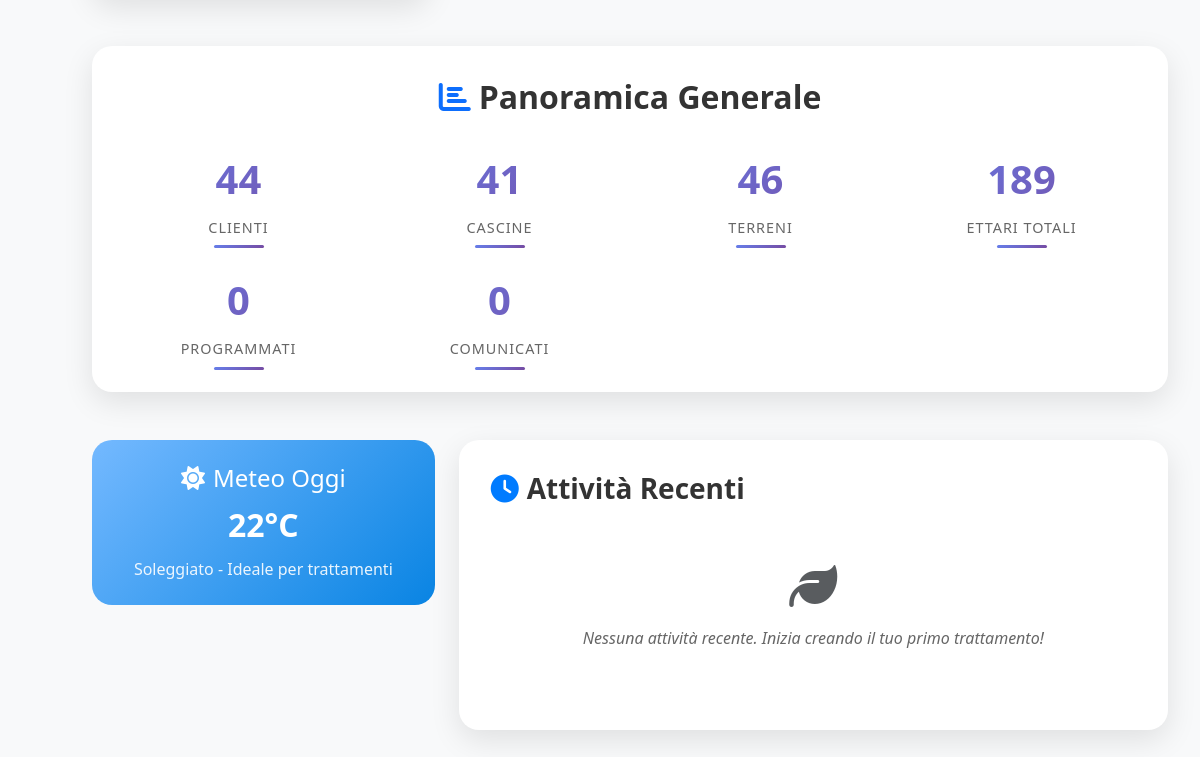
Before: / (lower part) with the older database file.
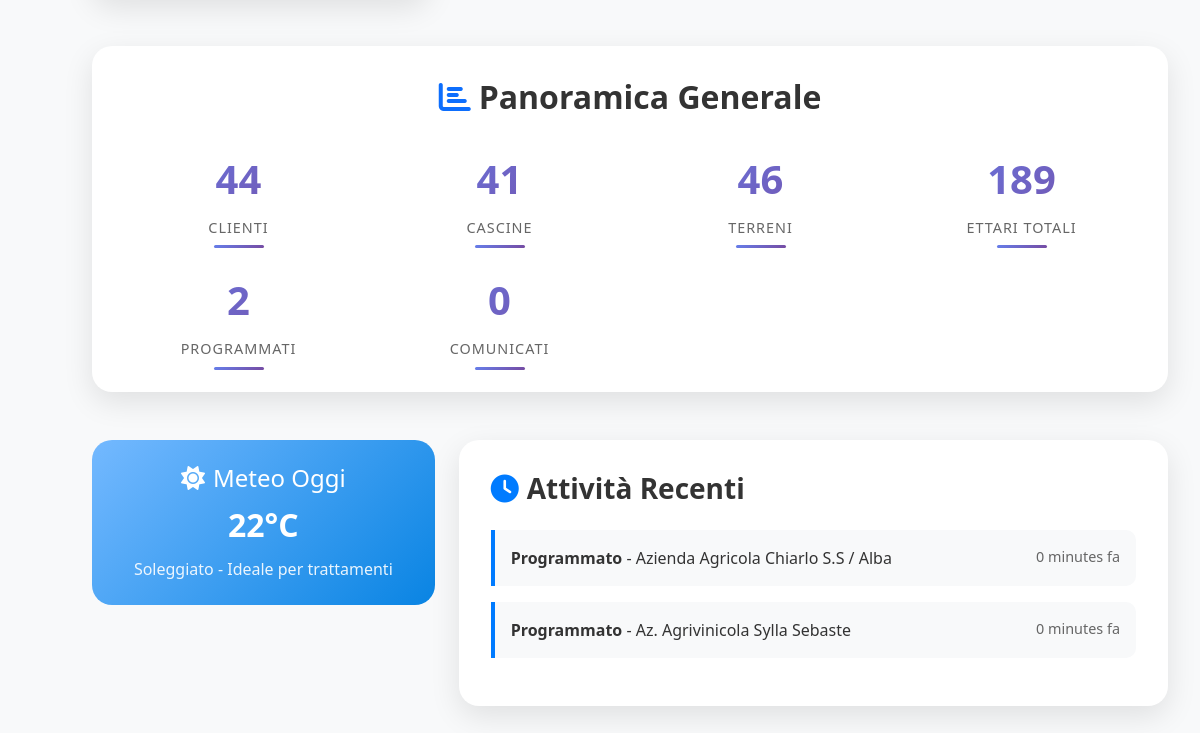
After: the same page with the newer database file.
### domenico/models.py (models this page shows, shortened)
class Trattamento(models.Model):
    STATI_CHOICES = [
        ('programmato', 'Programmato'),
        ('comunicato', 'Comunicato'),
        ('in_esecuzione', 'In Esecuzione'),
        ('completato', 'Completato'),
        ('annullato', 'Annullato'),
    ]
    LIVELLO_CHOICES = [
        ('cliente', 'Cliente'),
        ('cascina', 'Cascina'),
        ('terreno', 'Terreno'),
    ]
    cliente = models.ForeignKey(Cliente, on_delete=models.CASCADE, related_name='trattamenti')
    cascina = models.ForeignKey(Cascina, on_delete=models.CASCADE, null=True, blank=True, related_name='trattamenti')
    terreni = models.ManyToManyField(Terreno, related_name='trattamenti', blank=True)
    livello_applicazione = models.CharField(max_length=10, choices=LIVELLO_CHOICES)
    prodotti = models.ManyToManyField(Prodotto, through='TrattamentoProdotto')
    stato = models.CharField(max_length=20, choices=STATI_CHOICES, default='programmato')
    data_inserimento = models.DateTimeField(auto_now_add=True)
    data_comunicazione = models.DateTimeField(null=True, blank=True)
    data_esecuzione_prevista = models.DateField(null=True, blank=True)
    data_esecuzione_effettiva = models.DateTimeField(null=True, blank=True)
    note = models.TextField(blank=True)
    class Meta:
        verbose_name = "Trattamento"
        verbose_name_plural = "Trattamenti"
        ordering = ['-data_inserimento']

class Cliente(models.Model):
    nome = models.CharField(max_length=200)
    creato_il = models.DateTimeField(auto_now_add=True)
    class Meta:
        verbose_name = "Cliente"
        verbose_name_plural = "Clienti"

### domenico/views.py (the view)
# urls.py: path('', views.home, name='home'),
def home(request):
    stats = {
        'clienti_totali': Cliente.objects.count(),
        'cascine_totali': Cascina.objects.count(),
        'terreni_totali': Terreno.objects.count(),
        'superficie_totale': Terreno.objects.aggregate(
            totale=Sum('superficie')
        )['totale'] or 0,
        'trattamenti_programmati': Trattamento.objects.filter(
            stato='programmato'
        ).count(),
        'trattamenti_comunicati': Trattamento.objects.filter(
            stato='comunicato'
        ).count(),
        'trattamenti_oggi': Trattamento.objects.filter(
            data_esecuzione_prevista=timezone.now().date()
        ).count(),
        'trattamenti_totali': Trattamento.objects.count(),
    }
    trattamenti_recenti = Trattamento.objects.select_related(
        'cliente', 'cascina', 'cascina__contoterzista'
    ).prefetch_related('terreni', 'prodotti').order_by('-data_inserimento')[:5]
    context = {
        'stats': stats,
        'trattamenti_recenti': trattamenti_recenti,
    }
    return render(request, 'home.html', context)

### domenico/templates/home.html (shortened to what this page needs)
{% extends 'base.html' %}
{% block content %}
<div class="stats-overview">
    <h2 class="stats-title">
        <i class="fas fa-chart-bar text-primary me-2"></i>Panoramica Generale
    </h2>
    <div class="stats-grid">
        <div class="stat-item">
            <div class="stat-number">{{ stats.clienti_totali }}</div>
            <div class="stat-label">Clienti</div>
        </div>
        <div class="stat-item">
            <div class="stat-number">{{ stats.cascine_totali }}</div>
            <div class="stat-label">Cascine</div>
        </div>
        <div class="stat-item">
            <div class="stat-number">{{ stats.terreni_totali }}</div>
            <div class="stat-label">Terreni</div>
        </div>
        <div class="stat-item">
            <div class="stat-number">{{ stats.superficie_totale|floatformat:1 }}</div>
            <div class="stat-label">Ettari Totali</div>
        </div>
        <div class="stat-item">
            <div class="stat-number">{{ stats.trattamenti_programmati }}</div>
            <div class="stat-label">Programmati</div>
        </div>
        <div class="stat-item">
            <div class="stat-number">{{ stats.trattamenti_comunicati }}</div>
            <div class="stat-label">Comunicati</div>
        </div>
    </div>
</div>
<div class="row">
    <div class="col-md-4">
        <div class="weather-widget">
            <h4><i class="fas fa-sun me-2"></i>Meteo Oggi</h4>
            <div class="weather-temp">22°C</div>
            <div class="weather-desc">Soleggiato - Ideale per trattamenti</div>
        </div>
    </div>
    <div class="col-md-8">
        <div class="recent-activity">
            <h3 class="activity-title">
                <i class="fas fa-clock"></i>
                Attività Recenti
            </h3>
            {% if trattamenti_recenti %}
            <ul class="activity-list">
                {% for trattamento in trattamenti_recenti %}
                <li class="activity-item">
                    <div class="activity-content">
                        <div class="activity-text">
                            <strong>{{ trattamento.get_stato_display }}</strong> -
                            {{ trattamento.cliente.nome }}
                        </div>
                        <div class="activity-time">
                            {{ trattamento.data_inserimento|timesince }} fa
                        </div>
                    </div>
                </li>
                {% endfor %}
            </ul>
            {% else %}
            <div class="empty-activity">
                <i class="fas fa-leaf text-muted mb-3" style="font-size: 3rem;"></i>
                <p>Nessuna attività recente. Inizia creando il tuo primo trattamento!</p>
            </div>
            {% endif %}
        </div>
    </div>
</div>
{% endblock %}

### domenico/templates/base.html (shortened to what this page needs)
<!DOCTYPE html>
<html lang="it">
<head>
    <link href="https://cdnjs.cloudflare.com/ajax/libs/bootstrap/5.3.0/css/bootstrap.min.css" rel="stylesheet">
    <link href="https://cdnjs.cloudflare.com/ajax/libs/font-awesome/6.4.0/css/all.min.css" rel="stylesheet">
</head>
<body>
    <main class="main-content">
        <div class="content-area">
            {% block content %}
            {% endblock %}
        </div>
    </main>
</body>
</html>

### domenico/templates/base.html (style rules this page uses)
:root { --sidebar-width: 60px; --sidebar-expanded-width: 200px; --sidebar-bg: #343a40; --sidebar-hover: #495057; --primary-color: #007bff; }
body { background-color: #f8f9fa; font-family: 'Segoe UI', Tahoma, Geneva, Verdana, sans-serif; }
.main-content { margin-left: var(--sidebar-width); transition: margin-left 0.3s ease; min-height: 100vh; }
.content-area { padding: 2rem; }

### domenico/templates/home.html (style rules this page uses)
:root { --primary-color: #007bff; --success-color: #28a745; --warning-color: #ffc107; --info-color: #17a2b8; --danger-color: #dc3545; --purple-color: #6f42c1; --orange-color: #fd7e14; --gradient-primary: linear-gradient(135deg, #667eea 0%, #764ba2 100%); --gradient-success: linear-gradient(135deg, #11998e 0%, #38ef7d 100%); --gradient-warning: linear-gradient(135deg, #f093fb 0%, #f5576c 100%); --gradient-info: linear-gradient(135deg, #4facfe 0%, #00f2fe 100%); --shadow: 0 10px 30px rgba(0,0,0,0.1); --shadow-hover: 0 20px 40px rgba(0,0,0,0.15); }
.stats-overview { background: white; border-radius: 20px; padding: 2rem; box-shadow: var(--shadow); margin-bottom: 3rem; }
.stats-title { text-align: center; margin-bottom: 2rem; color: #333; font-weight: 600; }
.stats-grid { display: grid; grid-template-columns: repeat(auto-fit, minmax(200px, 1fr)); gap: 2rem; }
.stat-item { text-align: center; position: relative; }
.stat-number { font-size: 2.5rem; font-weight: 700; margin-bottom: 0.5rem; background: var(--gradient-primary); -webkit-background-clip: text; -webkit-text-fill-color: transparent; background-clip: text; }
.stat-label { color: #666; font-weight: 500; text-transform: uppercase; letter-spacing: 1px; font-size: 0.9rem; }
.stat-item::after { content: ''; position: absolute; bottom: -10px; left: 50%; transform: translateX(-50%); width: 50px; height: 3px; background: var(--gradient-primary); border-radius: 2px; }
.recent-activity { background: white; border-radius: 20px; padding: 2rem; box-shadow: var(--shadow); }
.activity-title { margin-bottom: 1.5rem; color: #333; font-weight: 600; display: flex; align-items: center; }
.activity-title i { margin-right: 0.5rem; color: var(--primary-color); }
.activity-list { list-style: none; padding: 0; }
.activity-item { padding: 1rem; border-left: 4px solid var(--primary-color); margin-bottom: 1rem; background: #f8f9fa; border-radius: 0 10px 10px 0; transition: all 0.3s ease; }
.activity-item:last-child { margin-bottom: 0; }
.activity-content { display: flex; justify-content: space-between; align-items: flex-start; }
.activity-text { color: #333; font-weight: 500; }
.activity-time { color: #666; font-size: 0.9rem; white-space: nowrap; margin-left: 1rem; }
.weather-widget { background: linear-gradient(135deg, #74b9ff 0%, #0984e3 100%); color: white; border-radius: 20px; padding: 1.5rem; margin-bottom: 2rem; text-align: center; }
.weather-temp { font-size: 2rem; font-weight: 700; margin-bottom: 0.5rem; }
.weather-desc { opacity: 0.9; }
.action-card, .stats-overview, .recent-activity { animation: fadeInUp 0.6s ease-out; }

Changed rows visible on the page:
added Trattamento: stato "Programmato", cliente.nome "Azienda Agricola Chiarlo S.S / Alba", data_inserimento "0 minutes"
added Trattamento: stato "Programmato", cliente.nome "Az. Agrivinicola Sylla Sebaste", data_inserimento "0 minutes"
Other visible differences:
{{ stats.trattamenti_programmati }}: "0" → "2"
text no longer shown: "Nessuna attività recente. Inizia creando il tuo primo trattamento!"
